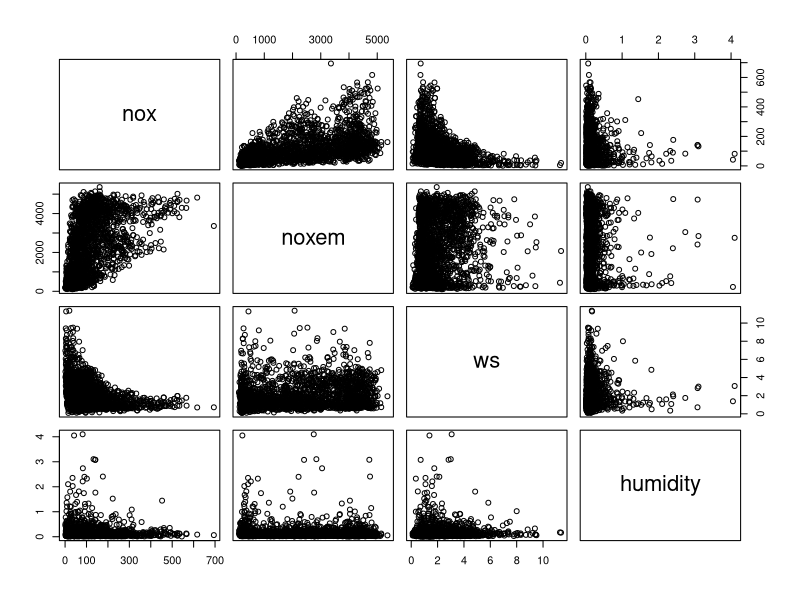
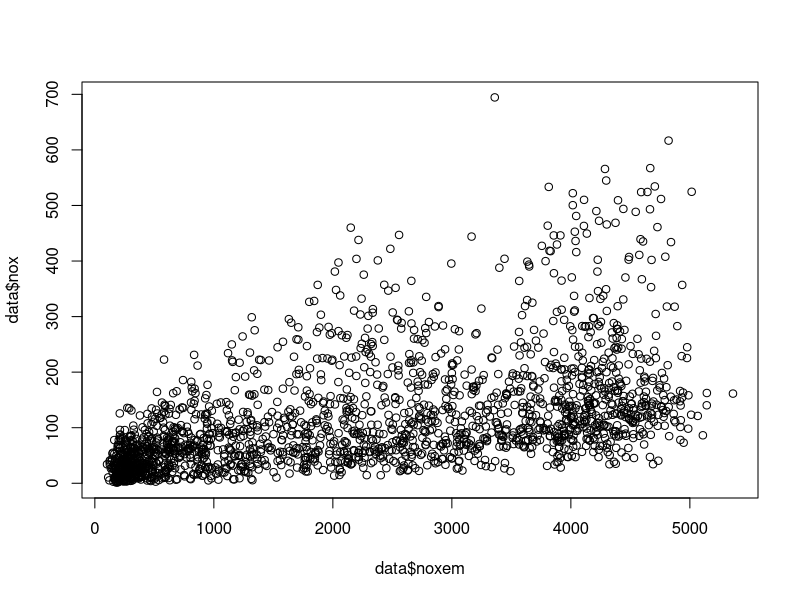
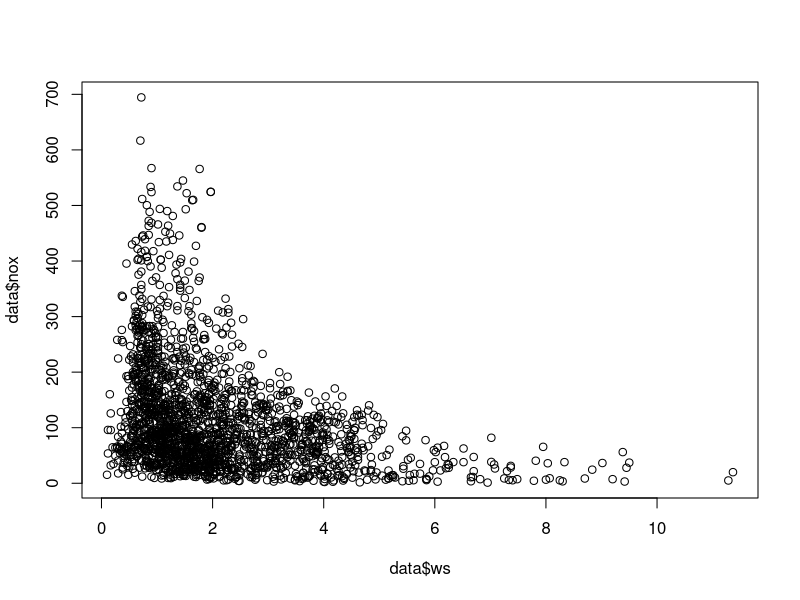
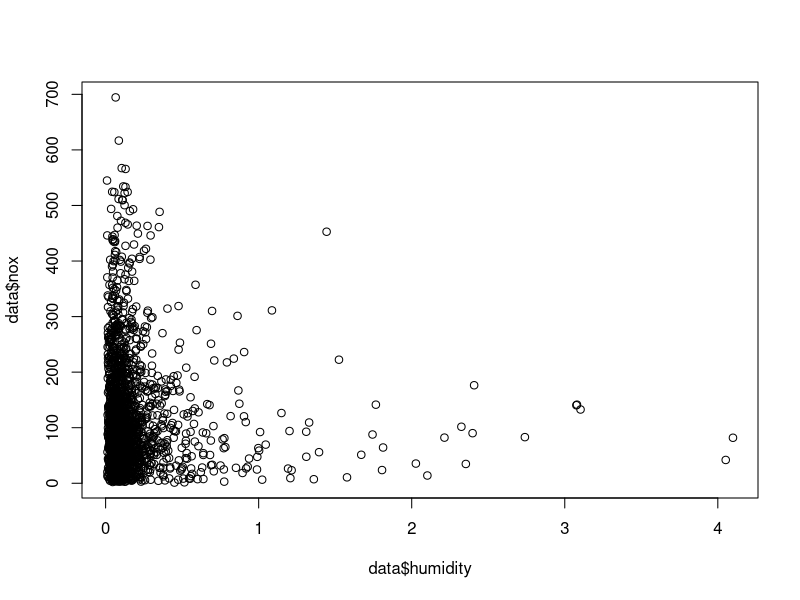
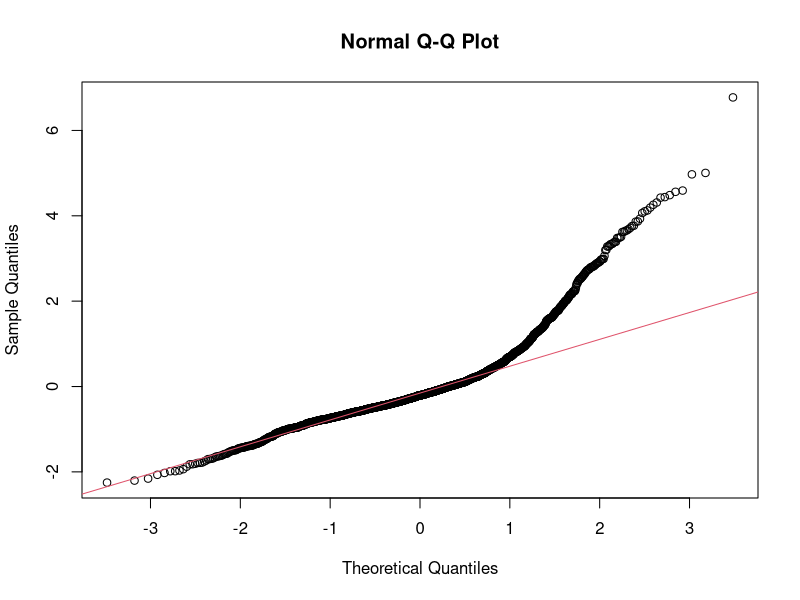
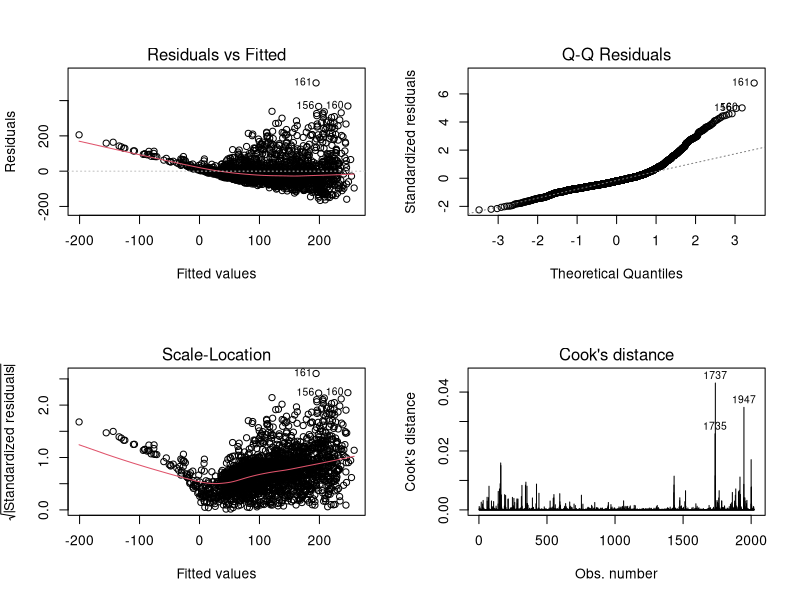
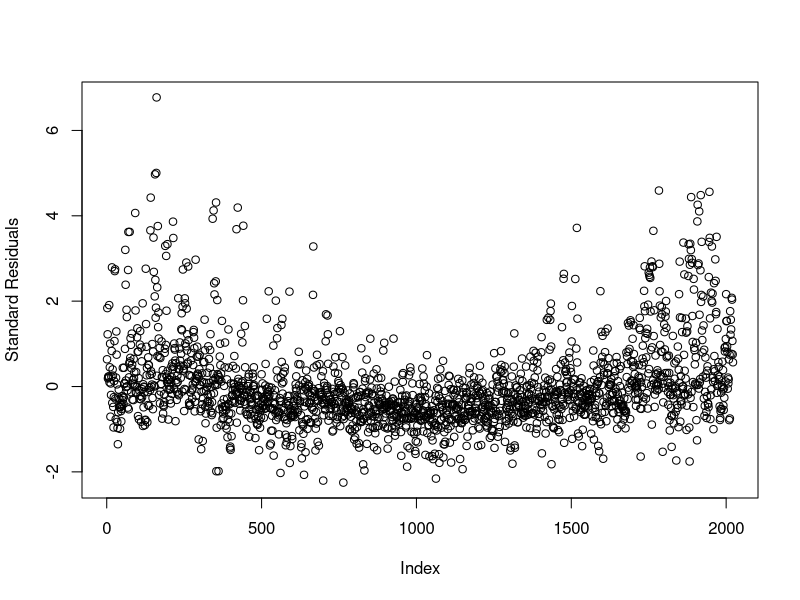
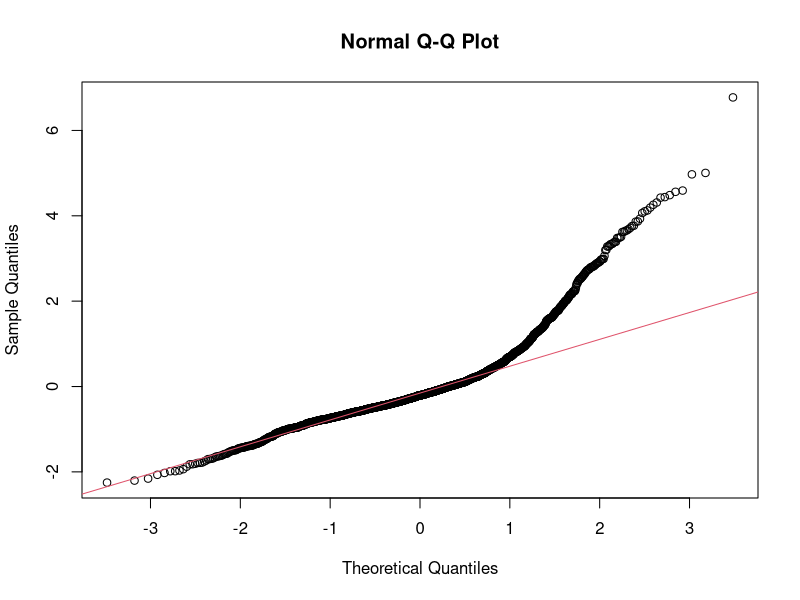

These charts were generated, in order, by the following R code: (Note: this script raises an error after producing the figures.)
# Statistical Data and Analysis - ICA. 

# Plot the standard lin model plots
lmsum <- function(lm) {
  # Some analytics plots
  par(mfrow=c(2,2))
  plot(lm, which=c(1,2,3,4), ask=FALSE)
  par(mfrow=c(1,1))
}

# Plots important of Pairs of variables
summaryplots <- function(data) {
  # Initial Matrix plot of all variables.
  pairs(data)
  
  plot(data$noxem,data$nox)
  plot(data$ws,data$nox)
  plot(data$humidity,data$nox)
}

summarisemodel <- function(lm) {
  # Get the residuals from the data
  summary(lm)
  
  nox.res <-residuals(nox.fit);
  nox.stdres <- rstandard(nox.fit);
  
  # Plotting QQ plot of standardised Residuals
  qqnorm(nox.stdres);
  qqline(nox.stdres, col = 2);
  
  lmsum(lm)
}

# Import the data:
data <- read.table('emissionssw.dat', header = T)
summaryplots(data)

### Multivariate Linear Regression ### 
X = as.matrix(data[,c('noxem','ws','humidity')]);
Y = as.matrix(data[,'nox']);

# Simple linear case
nox.fit <- lm(nox ~ noxem + ws + humidity, data=data);
summarisemodel(nox.fit)
plot(rstandard(nox.fit), xlab = "Index", ylab = "Standard Residuals")



# Try some log models
logdata = log(data)

# Simple log
log.fit <- lm(nox ~ noxem + ws + humidity, data=logdata);
summarisemodel(log.fit)

# Better but OTT
loginteractions.fit <- lm(nox ~ noxem * ws * humidity, data=logdata);
summarisemodel(loginteractions.fit)

# Plotting Residuals with respect to Predictors:
par( oma=c(1,1,3,1) );
par( mfrow=c(1,3) );
plot( nox.stdres, X[,1], ylab="Noxem predictors", xlab="Standardised residuals" )
plot( nox.stdres, X[,2], ylab="Wind Speed predictors", xlab = "Standardised residuals")
plot( nox.stdres, X[,3], ylab="Humidity predictors", xlab = "Standardised residuals")
par(mfrow=c(1,1))

# Auto-correlation ! 
acf(data$nox)
